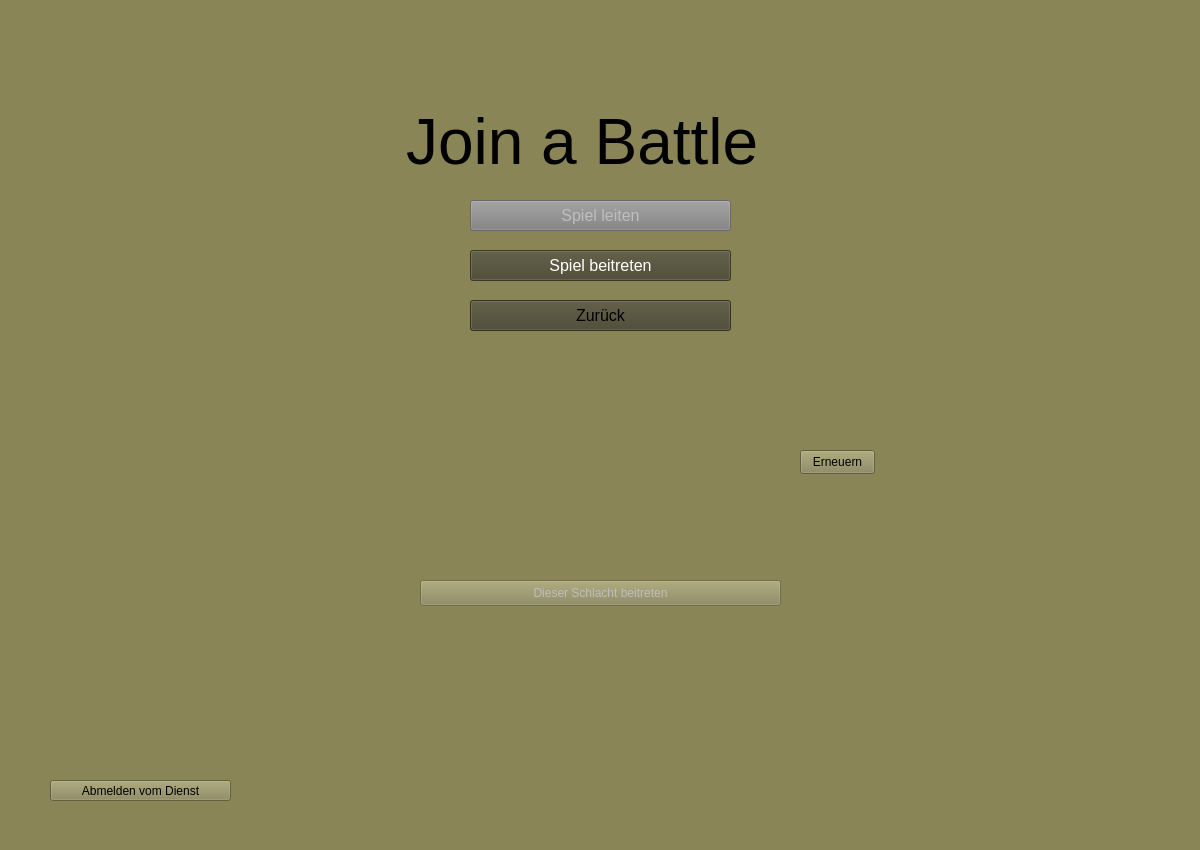
<?xml version="1.0" encoding="UTF-8"?>
<ui version="4.0">
 <class>joinGameView</class>
 <widget class="QWidget" name="joinGameView">
  <property name="geometry">
   <rect>
    <x>0</x>
    <y>0</y>
    <width>1200</width>
    <height>850</height>
   </rect>
  </property>
  <property name="sizePolicy">
   <sizepolicy hsizetype="Fixed" vsizetype="Fixed">
    <horstretch>0</horstretch>
    <verstretch>0</verstretch>
   </sizepolicy>
  </property>
  <property name="styleSheet">
   <string notr="true">background: #8A8557;</string>
  </property>
  <widget class="QLabel" name="label">
   <property name="geometry">
    <rect>
     <x>406</x>
     <y>101</y>
     <width>391</width>
     <height>81</height>
    </rect>
   </property>
   <property name="font">
    <font>
     <pointsize>48</pointsize>
     <bold>false</bold>
    </font>
   </property>
   <property name="text">
    <string>Join a Battle</string>
   </property>
  </widget>
  <widget class="QPushButton" name="hostGameButton">
   <property name="enabled">
    <bool>false</bool>
   </property>
   <property name="geometry">
    <rect>
     <x>470</x>
     <y>200</y>
     <width>261</width>
     <height>31</height>
    </rect>
   </property>
   <property name="sizePolicy">
    <sizepolicy hsizetype="Fixed" vsizetype="Fixed">
     <horstretch>0</horstretch>
     <verstretch>0</verstretch>
    </sizepolicy>
   </property>
   <property name="font">
    <font>
     <pointsize>12</pointsize>
    </font>
   </property>
   <property name="styleSheet">
    <string notr="true">background-color: grey;
border-color: #111111;
    

</string>
   </property>
   <property name="text">
    <string>Spiel leiten</string>
   </property>
   <property name="autoDefault">
    <bool>false</bool>
   </property>
  </widget>
  <widget class="QPushButton" name="joinGameButton">
   <property name="enabled">
    <bool>false</bool>
   </property>
   <property name="geometry">
    <rect>
     <x>470</x>
     <y>250</y>
     <width>261</width>
     <height>31</height>
    </rect>
   </property>
   <property name="sizePolicy">
    <sizepolicy hsizetype="Fixed" vsizetype="Fixed">
     <horstretch>0</horstretch>
     <verstretch>0</verstretch>
    </sizepolicy>
   </property>
   <property name="font">
    <font>
     <pointsize>12</pointsize>
    </font>
   </property>
   <property name="styleSheet">
    <string notr="true">background-color: #47452E;
border-color: #111111;
color: white
</string>
   </property>
   <property name="text">
    <string>Spiel beitreten</string>
   </property>
   <property name="autoDefault">
    <bool>false</bool>
   </property>
  </widget>
  <widget class="QPushButton" name="toNewGameView">
   <property name="geometry">
    <rect>
     <x>470</x>
     <y>300</y>
     <width>261</width>
     <height>31</height>
    </rect>
   </property>
   <property name="sizePolicy">
    <sizepolicy hsizetype="Fixed" vsizetype="Fixed">
     <horstretch>0</horstretch>
     <verstretch>0</verstretch>
    </sizepolicy>
   </property>
   <property name="font">
    <font>
     <pointsize>12</pointsize>
    </font>
   </property>
   <property name="styleSheet">
    <string notr="true">background-color: #47452E;
border-color: #111111;
   
</string>
   </property>
   <property name="text">
    <string>Zurück</string>
   </property>
   <property name="autoDefault">
    <bool>false</bool>
   </property>
  </widget>
  <widget class="QPushButton" name="logoutButton">
   <property name="geometry">
    <rect>
     <x>50</x>
     <y>780</y>
     <width>181</width>
     <height>21</height>
    </rect>
   </property>
   <property name="font">
    <font/>
   </property>
   <property name="text">
    <string>Abmelden vom Dienst</string>
   </property>
  </widget>
  <widget class="QPushButton" name="joinSelectedButton">
   <property name="enabled">
    <bool>false</bool>
   </property>
   <property name="geometry">
    <rect>
     <x>420</x>
     <y>580</y>
     <width>361</width>
     <height>26</height>
    </rect>
   </property>
   <property name="text">
    <string>Dieser Schlacht beitreten</string>
   </property>
  </widget>
  <widget class="QListWidget" name="gameList">
   <property name="geometry">
    <rect>
     <x>420</x>
     <y>360</y>
     <width>261</width>
     <height>192</height>
    </rect>
   </property>
   <property name="styleSheet">
    <string notr="true">border: none;</string>
   </property>
  </widget>
  <widget class="QListWidget" name="seatsList">
   <property name="geometry">
    <rect>
     <x>700</x>
     <y>360</y>
     <width>71</width>
     <height>192</height>
    </rect>
   </property>
   <property name="styleSheet">
    <string notr="true">border: none;</string>
   </property>
  </widget>
  <widget class="QPushButton" name="refreshGameListButton">
   <property name="geometry">
    <rect>
     <x>800</x>
     <y>450</y>
     <width>75</width>
     <height>24</height>
    </rect>
   </property>
   <property name="text">
    <string>Erneuern</string>
   </property>
  </widget>
 </widget>
 <resources/>
 <connections/>
</ui>
